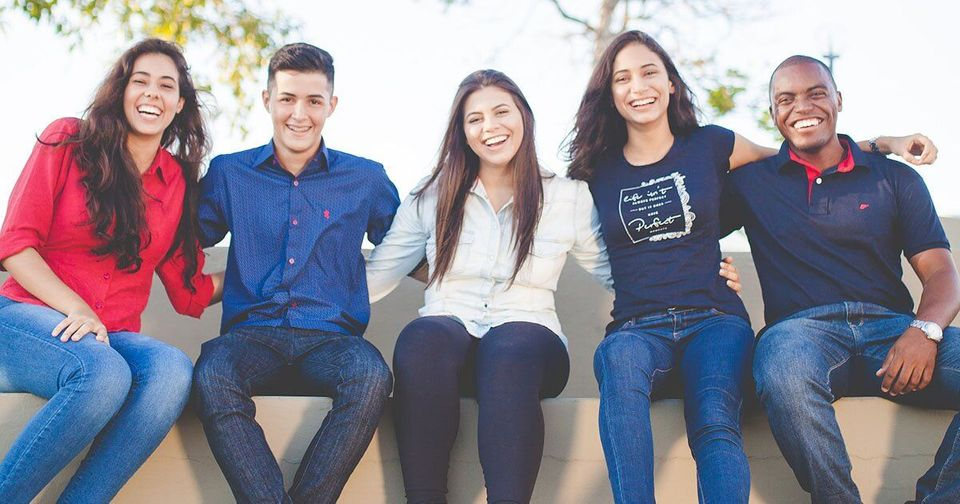
#> input picture Input_image/Image_3.jpg, 960 x 504 px, found by its file name
$ python detecting_face_object.py
#> lines starting #> are read from the running program, lines starting #| are printed output that depends on the picture; after the words box and inside, x2 and y2 are one past the last pixel; in counts of white or black regions, pixels touching at a corner belong together
import cv2

# Load the pre-trained Haar Cascade classifier for face detection
face_cascade = cv2.CascadeClassifier(cv2.data.haarcascades + 'haarcascade_frontalface_default.xml')

# Load the image
image_path = r'C:\Users\HP\Desktop\Learn\Python Image\All-basic-python-image\Input_image\Image_3.jpg'
image = cv2.imread(image_path)
#> image is the input picture: shape (504, 960, 3); mean B, G, R 150.7, 137.3, 140.9
gray = cv2.cvtColor(image, cv2.COLOR_BGR2GRAY)
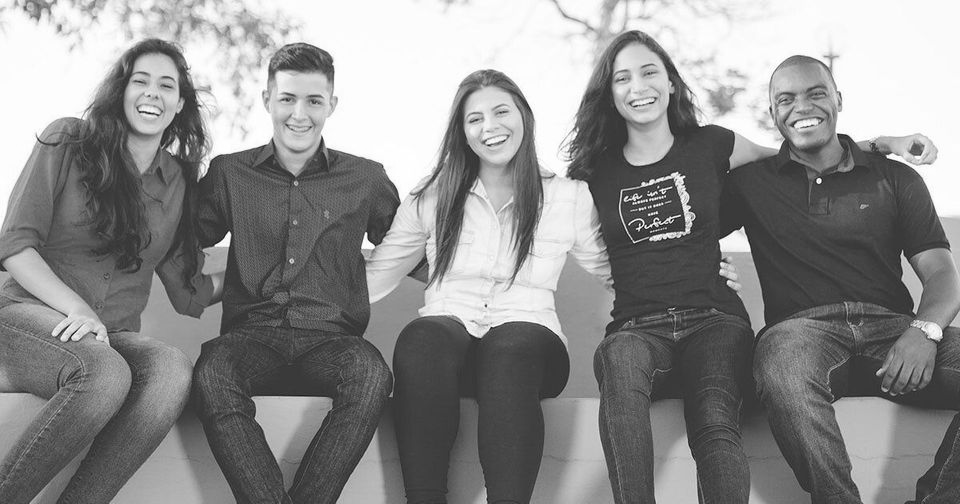
#> gray: shape (504, 960); min 4, max 255, mean 139.9

# Detect faces in the image
faces = face_cascade.detectMultiScale(gray, scaleFactor=1.1, minNeighbors=7, minSize=(30, 30))
#> faces = [[117, 55, 72, 72], [262, 73, 72, 72], [455, 88, 69, 69], [601, 48, 72, 72], [118, 110, 74, 74], [766, 69, 68, 68]]

# Draw rectangles around detected faces
for (x, y, w, h) in faces:
    cv2.rectangle(image, (x, y), (x + w, y + h), (255, 0, 0), 2)
#> this loop made 6 passes
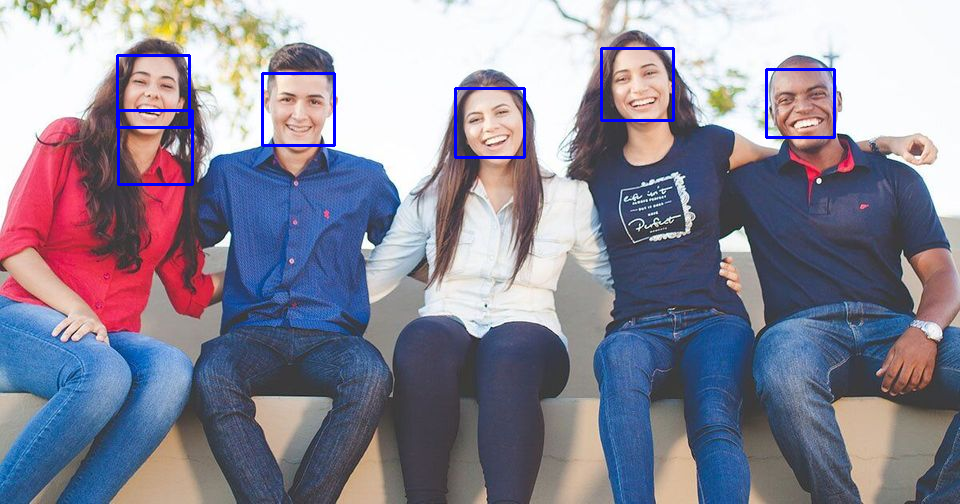
#> image: shape (504, 960, 3); 1.04% of pixels changed, all inside (x1, y1, x2, y2) = (116, 47, 836, 186)

# Show the output
cv2.imshow('Detected Faces', image)
cv2.waitKey(0)
cv2.destroyAllWindows()

$ run again, with Input_image/Image_1.jpg copied over Input_image/Image_3.jpg
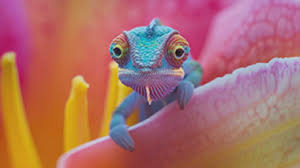
#> input picture Input_image/Image_1.jpg, 300 x 168 px, found by its file name
#> image is the input picture: shape (168, 300, 3); mean B, G, R 104.1, 109.7, 171.5
#> `gray = cv2.cvtColor(image, cv2.COLOR_BGR2GRAY)`:
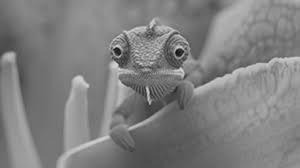
#> gray: shape (168, 300); min 9, max 216, mean 127.6
#> faces = ()

$ run again, with Input_image/Image_2.jpg copied over Input_image/Image_3.jpg
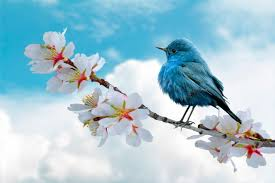
#> input picture Input_image/Image_2.jpg, 275 x 183 px, found by its file name
#> image is the input picture: shape (183, 275, 3); mean B, G, R 212, 199.2, 165.7
#> `gray = cv2.cvtColor(image, cv2.COLOR_BGR2GRAY)`:
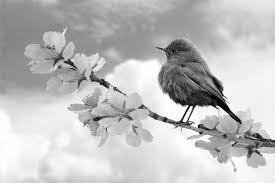
#> gray: shape (183, 275); min 0, max 255, mean 190.7
#> faces = ()
